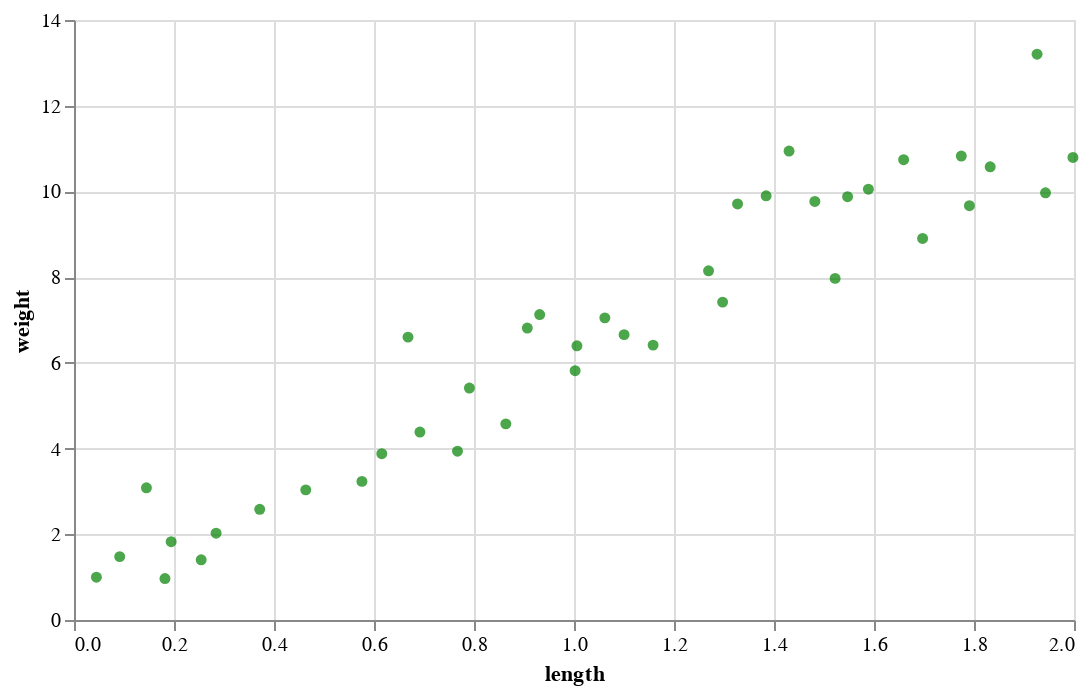

Notebook code for this chart:
### Markdown cell above
Now let's visualize our training data.

### Code cell
source = pd.concat([snake_X_train, snake_y_train], axis=1)

scatter = alt.Chart(source, width=500, height=300).mark_point(filled=True, color='green').encode(
    alt.X('length:Q'),
    alt.Y('weight:Q'))

scatter

### Figure 1 — Vega-Lite specification as saved in the notebook (floating-point values rounded to 4 significant figures)
{"config": {"view": {"continuousWidth": 400, "continuousHeight": 300}}, "data": {"name": "data-b6b36d9253ffa44549ee85a5d64b6eb6"}, "mark": {"type": "point", "color": "green", "filled": true}, "encoding": {"x": {"type": "quantitative", "field": "length"}, "y": {"type": "quantitative", "field": "weight"}}, "height": 300, "width": 500, "$schema": "https://vega.github.io/schema/vega-lite/v4.8.1.json", "datasets": {"data-b6b36d9253ffa44549ee85a5d64b6eb6": [{"length": 0.8637, "weight": 4.576}, {"length": 1.926, "weight": 13.2}, {"length": 0.4635, "weight": 3.037}, {"length": 1.659, "weight": 10.74}, {"length": 0.1943, "weight": 1.828}, {"length": 0.04482, "weight": 0.9979}, {"length": 0.2544, "weight": 1.405}, {"length": 1.1, "weight": 6.659}, {"length": 1.998, "weight": 10.79}, {"length": 1.002, "weight": 5.816}, {"length": 1.269, "weight": 8.147}, {"length": 0.6156, "weight": 3.881}, {"length": 1.43, "weight": 10.94}, {"length": 1.062, "weight": 7.05}, {"length": 0.2842, "weight": 2.026}, {"length": 0.7908, "weight": 5.412}, {"length": 1.943, "weight": 9.969}, {"length": 0.1449, "weight": 3.086}, {"length": 0.9314, "weight": 7.126}, {"length": 1.791, "weight": 9.667}, {"length": 0.1819, "weight": 0.9661}, {"length": 0.668, "weight": 6.6}, {"length": 1.482, "weight": 9.766}, {"length": 0.5759, "weight": 3.234}, {"length": 1.775, "weight": 10.83}, {"length": 1.006, "weight": 6.399}, {"length": 1.522, "weight": 7.971}, {"length": 1.589, "weight": 10.05}, {"length": 0.3715, "weight": 2.583}, {"length": 1.297, "weight": 7.418}, {"length": 1.327, "weight": 9.708}, {"length": 0.9066, "weight": 6.812}, {"length": 1.697, "weight": 8.903}, {"length": 0.767, "weight": 3.939}, {"length": 0.6918, "weight": 4.385}, {"length": 1.547, "weight": 9.877}, {"length": 1.384, "weight": 9.898}, {"length": 1.158, "weight": 6.414}, {"length": 0.09142, "weight": 1.479}, {"length": 1.832, "weight": 10.57}]}}
